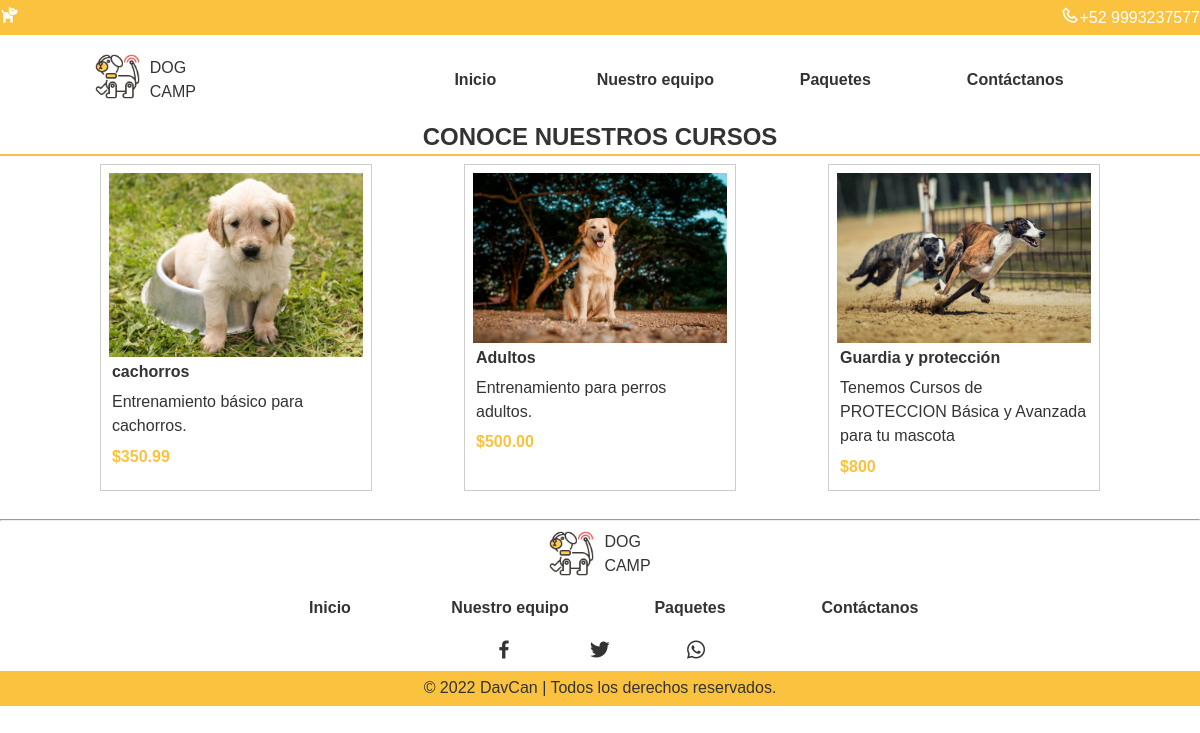
/paquetes.php, run on the app's committed database.
### tables this page shows
CREATE TABLE `cursos` (
  `id` int(3) NOT NULL,
  `nombre` varchar(50) DEFAULT NULL,
  `descripcion` text DEFAULT NULL,
  `ruta` varchar(200) DEFAULT NULL,
  `precio` varchar(50) DEFAULT NULL
);

### paquetes.php (the view, shortened to what this page needs)
<!DOCTYPE html>
<html lang="en">
<head>
    <link rel="stylesheet" href="style.css" />
    <link href="https://unpkg.com/boxicons@2.1.4/css/boxicons.min.css" rel="stylesheet" />
</head>
<body>
    <?php
    include "header.php";
    ?>
    <h2 class="paq ancho">CONOCE NUESTROS CURSOS</h2>
    <div class="menudb">
        <?php
        include "validaciones/conexion.php";
        $todos_datos = "SELECT * FROM cursos ORDER BY id ASC";
        $resultado = mysqli_query($conectar, $todos_datos);
        while ($fila = mysqli_fetch_assoc($resultado)) {
        ?>
            <div class="wrapperdb">
                <img src="<?php echo $fila["ruta"]; ?>" alt="curso">
                <p class="name"><?php echo $fila["nombre"]; ?></p>
                <p class="description"><?php echo $fila["descripcion"]; ?></p>
                <p class="prize">$<?php echo $fila["precio"]; ?></p>
            </div>
        <?php
        }
        ?>
    </div>
    <?php
    include "footer.php";
    ?>
</body>
</html>

### header.php
<header>
    <div class="line">
        <div class="lineitems ancho">
            <div class="icono">
                <a href="validaciones/login.php">
                    <i class="bx bxs-dog ico"></i>
                </a>
            </div>
            <div class="numero">
                <a href="tel:+529993237577">
                    <i class="bx bx-phone ico"></i>
                    <p>+52 9993237577</p>
                </a>
            </div>
        </div>
    </div>
    <div class="menubar">
        <div class="contenedormenu ancho">
            <div class="logo">
                <a href="index.php"><img src="img/logo.png" alt="logo" /></a>
                <div class="titulo">
                    <p>DOG</p>
                    <p>CAMP</p>
                </div>
            </div>
            <div class="containerbtn">
                <a href="index.php">Inicio</a>
                <a href="equipo.php">Nuestro equipo</a>
                <a href="paquetes.php">Paquetes</a>
                <a href="contactanos.php">Contáctanos</a>
            </div>
        </div>
    </div>
</header>

### footer.php
<hr />
<footer>
    <div class="wrapperbtns">
        <div class="logo">
            <img src="img/logo.png" alt="logo" />
            <div class="titulo">
                <p>DOG</p>
                <p>CAMP</p>
            </div>
        </div>
        <div class="containerbtn">
            <a href="index.php">Inicio</a>
            <a href="equipo.php">Nuestro equipo</a>
            <a href="paquetes.php">Paquetes</a>
            <a href="contactanos.php">Contáctanos</a>
        </div>
        <div class="redes">
            <i class="bx bxl-facebook ico"></i>
            <i class="bx bxl-twitter ico"></i>
            <i class="bx bxl-whatsapp ico"></i>
        </div>
    </div>
    <div class="line">
        <div class="copy">
            &copy; 2022 DavCan &#124; Todos los derechos reservados.
        </div>
    </div>
</footer>

### style.css (style rules this page uses)
* { box-sizing: border-box; margin: 0px; padding: 0px; }
body { font-family: helvetica; font-size: 16px; line-height: 24px; color: #333; background-color: white; }
h2 { width: 250px; text-align: center; padding-bottom: 5px; margin-bottom: 10px; border-bottom: var(--color3-light) 2px solid; }
:root { --shadow-color: 0deg 0% 0%; --shadow-elevation-low: -1px 1px 1.6px hsl(var(--shadow-color) / 0.12), -1.7px 1.7px 2.7px -1.2px hsl(var(--shadow-color) / 0.12), -4.3px 4.3px 6.8px -2.5px hsl(var(--shadow-color) / 0.12); --shadow-elevation-medium: -1px 1px 1.6px hsl(var(--shadow-color) / 0.13), -3.5px 3.5px 5.6px -0.8px hsl(var(--shadow-color) / 0.13), -8.8px 8.8px 14px -1.7px hsl(var(--shadow-color) / 0.13), -21.6px 21.6px 34.4px -2.5px hsl(var(--shadow-color) / 0.13); --shadow-elevation-high: -1px 1px 1.6px hsl(var(--shadow-color) / 0.12), -6.6px 6.6px 10.5px -0.4px hsl(var(--shadow-color) / 0.12), -12.5px 12.5px 19.9px -0.7px hsl(var(--shadow-color) / 0.12), -20.6px 20.6px 32.8px -1.1px hsl(var(--shadow-color) / 0.12), -33px 33px 52.5px -1.4px hsl(var(--shadow-color) / 0.12), -51.7px 51.7px 82.3px -1.8px hsl(var(--shadow-color) / 0.12), -78.7px 78.7px 125.2px -2.1px hsl(var(--shadow-color) / 0.12), -116px 116px 184.6px -2.5px hsl(var(--shadow-color) / 0.12); --color1: #c5fa4c; --color2-dark: #ad8423; --color3-light: #fac23e; --color4: #5cad85; --tran2: all 0.2s ease; --tran3: all 0.3s ease; --tran4: all 0.4s ease; --tran5: all 0.5s ease; }
.ancho { max-width: 1200px; margin: auto; }
.line { background-color: var(--color3-light); height: 35px; width: 100%; }
.lineitems { display: flex; justify-content: space-between; height: 100%; align-items: center; }
.ico { font-size: 1.2em; color: white; }
.lineitems .numero { display: flex; align-items: center; }
.lineitems .numero a { display: flex; text-decoration: none; color: white; }
.menubar { height: 90px; background-color: white; }
.menubar .contenedormenu { display: flex; height: 100%; justify-content: space-around; align-items: center; }
.logo { height: 100%; display: flex; flex-direction: row; align-items: center; }
.logo .titulo { margin-left: 10px; }
.logo img { height: 45px; }
.containerbtn { width: 60%; display: flex; justify-content: space-around; }
.containerbtn a { text-decoration: none; color: #333; font-weight: bold; width: 140px; text-align: center; transition: 0.5s; }
.wrapperbtns { display: flex; height: 150px; flex-direction: column; align-items: center; justify-content: space-around; }
.wrapperbtns .logo { height: fit-content; display: flex; flex-direction: row; align-items: center; }
.copy { text-align: center; padding-top: 5px; height: 100%; }
.redes { display: flex; width: 30%; justify-content: space-evenly; }
.redes .ico { color: #333; font-size: x-large; }
.menudb { display: flex; padding: 0.5em; justify-content: space-evenly; flex-wrap: wrap; flex-direction: row; }
.wrapperdb { border: 1px #cccccc solid; width: 23%; display: flex; padding: 0.5em; flex-direction: column; margin-bottom: 20px; }
.wrapperdb p { padding: 0.2em; }
.name { font-weight: bold; }
.prize { color: var(--color3-light); font-weight: bold; }
.paq { width: 100%; }

### data on the page
cursos: ruta (picture), nombre "cachorros", descripcion "Entrenamiento básico para cachorros.", precio "350.99"
cursos: ruta (picture), nombre "Adultos", descripcion "Entrenamiento para perros adultos.", precio "500.00"
cursos: ruta (picture), nombre "Guardia y protección", descripcion "Tenemos Cursos de PROTECCION Básica y Avanzada para tu mascota", precio "800"
